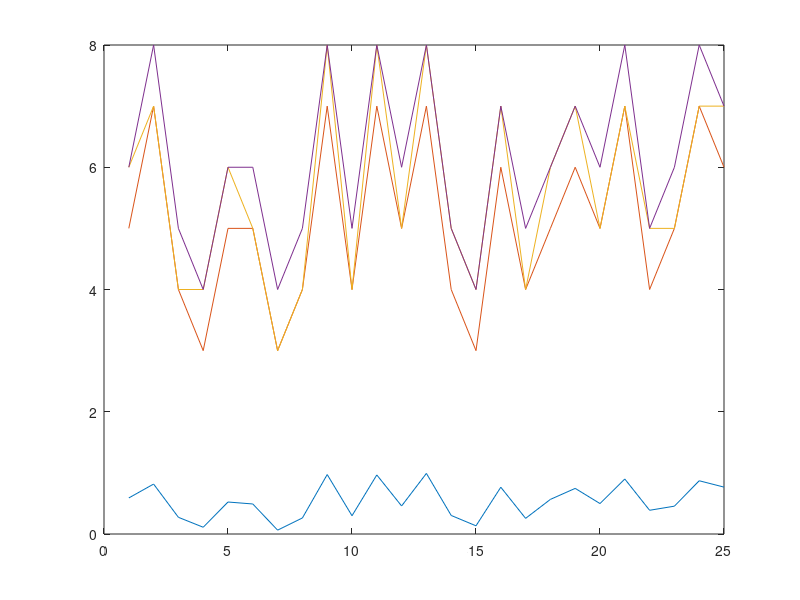

Source code (MATLAB):
x=linspace ( 1 , 4 , 4 )
y=logspace ( 1 , 4 , 4 ) % Plot y wi th r e s p e c t to x
plot(x,y)

z1 = rand( 1 , 25 ) % Plot z1
plot(z1)

z2 = randn( 1 , 25 ) % Plot z2
plot(z2)

z1 = rand( 1 , 25 ) % Plot z1
plot(z1)
hold on

z1Floor = floor (3+5* z1 )
plot(z1Floor)
hold on

z1Round = round(3+5* z1)
plot(z1Round)
hold on 

z1Ceil=ceil(3+5*z1)
plot(z1Ceil)
hold off